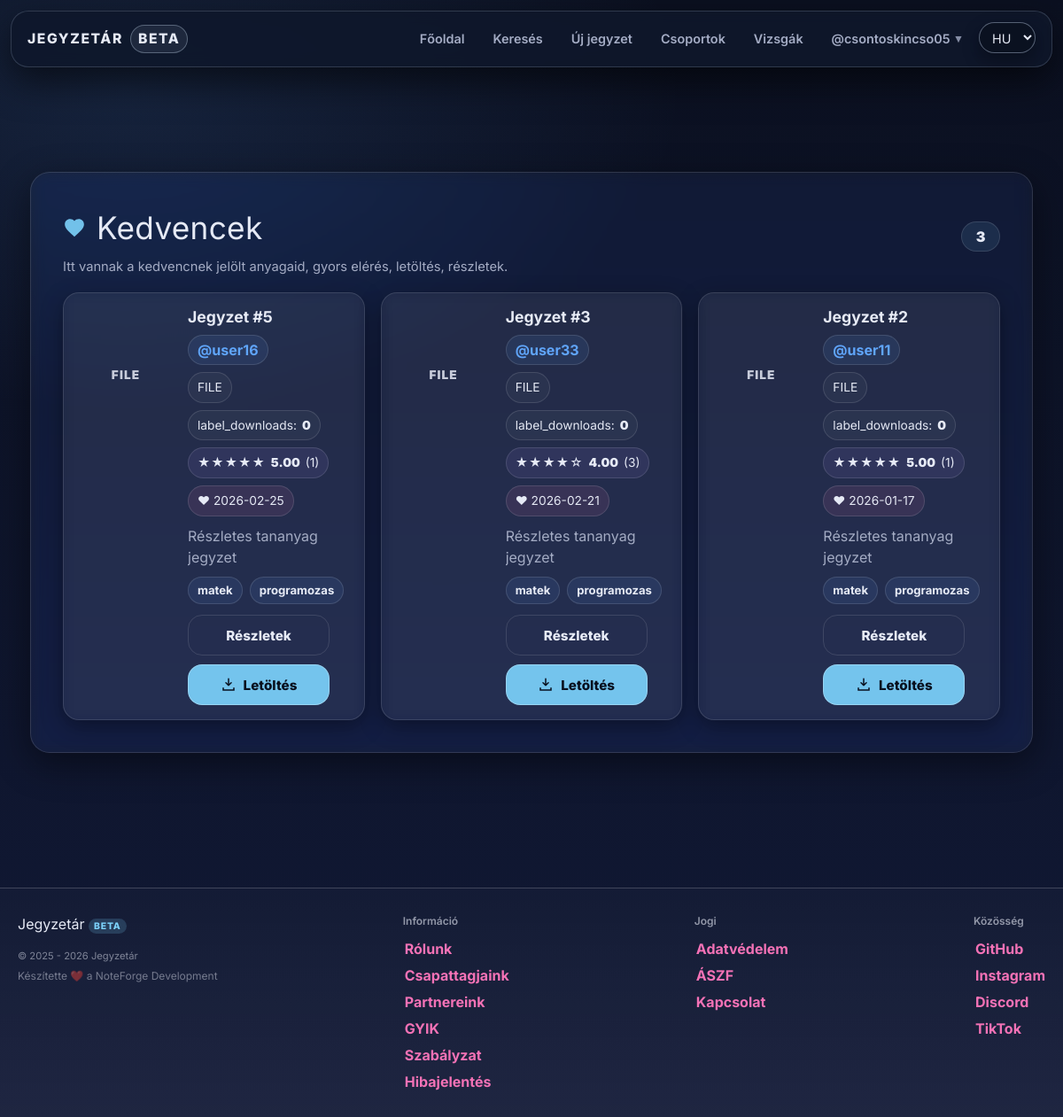
The page /favorites.php (signed in) on the database its author committed.
### tables this page shows
CREATE TABLE `users` (
  `id` int(11) NOT NULL,
  `lastname` varchar(100) DEFAULT NULL,
  `firstname` varchar(100) DEFAULT NULL,
  `username` varchar(50) NOT NULL,
  `birthdate` date DEFAULT NULL,
  `gender` varchar(10) DEFAULT NULL,
  `email` varchar(50) NOT NULL,
  `profile_picture` varchar(255) DEFAULT NULL,
  `password` varchar(255) NOT NULL,
  `security_question` varchar(255) NOT NULL,
  `security_answer` varchar(255) NOT NULL,
  `admin` tinyint(1) NOT NULL,
  `teacher` tinyint(1) DEFAULT NULL,
  `registration_date` datetime DEFAULT NULL,
  `language` varchar(5) NOT NULL DEFAULT 'hu',
  `oauth_provider` varchar(20) DEFAULT NULL,
  `oauth_sub` varchar(191) DEFAULT NULL,
  `email_verified` tinyint(1) NOT NULL DEFAULT 0,
  `bio` text DEFAULT NULL,
  `profile_theme` varchar(32) NOT NULL DEFAULT 'default',
  `twofa_enabled` tinyint(1) NOT NULL DEFAULT 0,
  `used_reg_code` varchar(64) DEFAULT NULL,
  `used_reg_code_at` datetime DEFAULT NULL,
  `show_fullname` tinyint(1) NOT NULL DEFAULT 1,
  `show_email` tinyint(1) NOT NULL DEFAULT 0,
  `show_birthdate` tinyint(1) NOT NULL DEFAULT 0
);

CREATE TABLE `files` (
  `id` int(11) NOT NULL,
  `uploaded_by` int(11) DEFAULT NULL,
  `name` varchar(255) NOT NULL,
  `file_name` varchar(255) DEFAULT NULL,
  `description` text DEFAULT NULL,
  `file_path` varchar(1024) DEFAULT NULL,
  `tags` varchar(255) NOT NULL,
  `tn_name` varchar(255) DEFAULT NULL,
  `file_size` bigint(20) UNSIGNED DEFAULT NULL,
  `download_count` int(11) NOT NULL DEFAULT 0,
  `content_text` longtext DEFAULT NULL,
  `edu_stage` enum('hs','uni') DEFAULT NULL,
  `edu_level` tinyint(4) DEFAULT NULL,
  `external_url` varchar(255) NOT NULL,
  `content_type` enum('file','note') NOT NULL DEFAULT 'file',
  `note_markdown` mediumtext DEFAULT NULL,
  `note_excerpt` varchar(255) DEFAULT NULL
);

### assets/php/lang.php (called while the page is built, shortened)
<?php
    $supported_langs = ['hu', 'en', 'de'];
    if (isset($_GET['lang']) && in_array($_GET['lang'], $supported_langs, true)) {
        $lang = $_GET['lang'];
        $_SESSION['lang'] = $lang;
        if (!headers_sent()) {
            setcookie('lang', $lang, time() + 60*60*24*30, '/');
        }
    } else {
        if (isset($_SESSION['lang']) && in_array($_SESSION['lang'], $supported_langs, true)) {
            $lang = $_SESSION['lang'];
        } elseif (isset($_COOKIE['lang']) && in_array($_COOKIE['lang'], $supported_langs, true)) {
            $lang = $_COOKIE['lang'];
        } else {
            $lang = 'hu';
        }
    }
    $translations = [];
    if ($stmt = $conn->prepare("SELECT t_key, text FROM translations WHERE lang_code = ?")) {
        $stmt->bind_param('s', $lang);
        $stmt->execute();
        $result = $stmt->get_result();
        while ($row = $result->fetch_assoc()) {
            $translations[$row['t_key']] = $row['text'];
        }
    }
    if (!function_exists('t')) {
        function t(string $key): string
        {
            global $translations;
            return $translations[$key] ?? $key;
        }
    }

### favorites.php (the view, shortened to what this page needs)
<?php
    require_once "assets/php/db.php";
    require_once "assets/php/lang.php";
    require_once "assets/php/functions.php";
    $user_id = (int)$_COOKIE['id'];
    $page_theme = 'default';
    $sql = "SELECT fav.created_at AS favorited_at, f.*, u.username AS uploader_username, IFNULL(r.avg_rating, 0) AS avg_rating, IFNULL(r.rating_count, 0) AS rating_count FROM favorites fav INNER JOIN files f ON f.id = fav.file_id LEFT JOIN users u ON u.id = f.uploaded_by LEFT JOIN ( SELECT file_id, AVG(rating) AS avg_rating, COUNT(*) AS rating_count FROM ratings GROUP BY file_id) r ON r.file_id = f.id WHERE fav.user_id = ? ORDER BY fav.created_at DESC";
    $favRes = db_query($conn, $sql, "i", [$user_id]);
    $favorites = [];
    if ($favRes) {
        while ($row = $favRes->fetch_assoc()) {
            $favorites[] = $row;
        }
    }
?>
<!DOCTYPE html>
<html lang="<?= htmlspecialchars($lang) ?>">
<head>
    <link rel="stylesheet" href="assets/css/styles.css">
    <script src="https://cdn.jsdelivr.net/npm/@tailwindcss/browser@4"></script>
</head>
<body class="theme-<?= htmlspecialchars($page_theme) ?>">
<?php include 'assets/php/navbar.php'; ?>
<div class="content-wrapper w-full">
    <div class="main w-full max-w-6xl mx-auto px-4 md:px-6 lg:px-8 py-6">
        <div class="fav-header">
            <div class="fav-titlebar">
                <div class="fav-title">
                    <svg class="fav-heart" viewBox="0 0 24 24" aria-hidden="true">
                        <path d="M12 21.35l-1.45-1.32C5.4 15.36 2 12.28 2 8.5 2 5.42 4.42 3 7.5 3c1.74 0 3.41.81 4.5 2.09C13.09 3.81 14.76 3 16.5 3 19.58 3 22 5.42 22 8.5c0 3.78-3.4 6.86-8.55 11.54L12 21.35z" fill="currentColor"/>
                    </svg>
                    <h1><?= htmlspecialchars(t('nav_favorites') ?: 'Kedvenceim') ?></h1>
                </div>
                <div class="fav-count">
                    <span class="fav-count-pill">
                        <?= (int)count($favorites) ?>
                    </span>
                </div>
            </div>
            <p class="fav-subtitle entry-meta">
                Itt vannak a kedvencnek jelölt anyagaid, gyors elérés, letöltés, részletek.
            </p>
        </div>
        <?php if (!empty($favorites)): ?>
            <div class="fav-grid">
                <?php foreach ($favorites as $f):
                    $file_id = (int)$f['id'];
                    $title = (string)($f['name'] ?? '');
                    $desc = trim((string)($f['description'] ?? ''));
                    $tags_raw = trim((string)($f['tags'] ?? ''));
                    $downloads = isset($f['download_count']) ? (int)$f['download_count'] : 0;
                    $uploader_username = (string)($f['uploader_username'] ?? 'ismeretlen');
                    $uploader_safe = htmlspecialchars($uploader_username);
                    $ext = strtolower(pathinfo((string)($f['file_name'] ?? ''), PATHINFO_EXTENSION));
                    $ext = $ext !== '' ? $ext : 'file';
                    $favorited_at = !empty($f['favorited_at']) ? (string)$f['favorited_at'] : '';
                    $avg = (float)($f['avg_rating'] ?? 0);
                    $cnt = (int)($f['rating_count'] ?? 0);
                    $thumb = '';
                    $tags = [];
                    if ($tags_raw !== '') {
                        $tags = array_values(array_filter(array_map('trim', preg_split('/[,;]+/u', $tags_raw))));
                    }
                    ?>
                    <article class="card fav-card">
                        <div class="fav-top">
                            <div class="fav-thumb">
                                <?php if ($thumb !== ''): ?>
                                    <img src="<?= htmlspecialchars($thumb) ?>" alt="" loading="lazy">
                                <?php else: ?>
                                    <div class="fav-thumb-fallback" aria-hidden="true">
                                        <?= fav_file_icon_svg($ext) ?>
                                        <span class="fav-ext"><?= htmlspecialchars(strtoupper($ext)) ?></span>
                                    </div>
                                <?php endif; ?>
                            </div>
                            <div class="fav-main">
                                <div class="fav-head">
                                    <h2 class="fav-titleline">
                                        <a class="fav-titlelink" href="note.php?id=<?= $file_id ?>">
                                            <?= htmlspecialchars($title) ?>
                                        </a>
                                    </h2>
                                    <a class="uploader-name fav-uploader" href="profile.php?user=<?= rawurlencode($uploader_username) ?>">
                                        @<?= $uploader_safe ?>
                                    </a>
                                </div>
                                <div class="fav-meta-row">
                                    <span class="fav-chip"><?= htmlspecialchars(strtoupper($ext)) ?></span>
                                    <span class="fav-chip"><?= t('label_downloads') ?>: <strong><?= $downloads ?></strong></span>
                                    <span class="fav-chip fav-chip-rating">
                                        <?= fav_star_row($avg) ?>
                                        <strong><?= number_format($avg, 2) ?></strong>
                                        <span class="fav-rating-count">(<?= $cnt ?>)</span>
                                    </span>
                                    <?php if ($favorited_at !== ''): ?>
                                        <span class="fav-chip fav-chip-favdate" title="Kedvencekhez adva">
                                            ❤ <?= htmlspecialchars(substr($favorited_at, 0, 10)) ?>
                                        </span>
                                    <?php endif; ?>
                                </div>
                                <?php if ($desc !== ''): ?>
                                    <p class="fav-desc"><?= htmlspecialchars($desc) ?></p>
                                <?php endif; ?>
                                <?php if (!empty($tags)): ?>
                                    <div class="fav-tags" aria-label="<?= htmlspecialchars(t('label_tags')) ?>">
                                        <?php foreach (array_slice($tags, 0, 8) as $tg): ?>
                                            <span class="tag-pill"><?= htmlspecialchars($tg) ?></span>
                                        <?php endforeach; ?>
                                    </div>
                                <?php endif; ?>
                                <div class="fav-actions">
                                    <a class="btn-ghost" href="note.php?id=<?= $file_id ?>"><?= t('btn_details') ?></a>
                                    <a class="btn-cta" href="assets/php/download.php?id=<?= $file_id ?>">
                                        <svg class="icon icon-download" viewBox="0 0 24 24" aria-hidden="true">
                                            <path d="M12 3v10m0 0l-4-4m4 4l4-4M4 17v3h16v-3" fill="none" stroke="currentColor" stroke-width="2" stroke-linecap="round"/>
                                        </svg>
                                        <?= t('btn_download') ?>
                                    </a>
                                </div>
                            </div>
                        </div>
                    </article>
                <?php endforeach; ?>
            </div>
        <?php endif; ?>
    </div>
</div>
<?php include 'assets/php/footer.php'; ?>
</body>
</html>

### assets/php/navbar.php (shortened to what this page needs)
<?php
	require_once "assets/php/premium.php";
    $isLoggedIn = false;
    $currentUsername = null;
    if (isset($_COOKIE['id']) && ctype_digit($_COOKIE['id'])) {
        $isLoggedIn = true;
        $userid = (int)$_COOKIE['id'];
        $stmt = $conn->prepare("SELECT * FROM users WHERE id = ? LIMIT 1");
        $stmt->bind_param("i", $userid);
        $stmt->execute();
        $res = $stmt->get_result();
        if ($res && $res->num_rows === 1) {
            $user = $res->fetch_assoc();
            $currentUsername = $user['username'];
        } else {
            setcookie("id", "", time() - 3600, "/");
            $isLoggedIn = false;
        }
    }
?>
<nav class="navbar">
    <div class="navbar-content">
        <div class="brand">
            <span>Jegyzetár</span>
            <span class="brand-badge">beta</span>
        </div>
        <ul class="nav-links">
            <li><a href="index.php"><?= t('nav_home') ?></a></li>
            <li><a href="search.php"><?= t('nav_search') ?></a></li>
            <li><a href="upload.php"><?= t('nav_upload') ?></a></li>
            <li><a href="groups.php"><?= t('nav_groups') ?></a></li>
            <li><a href="exams.php"><?= t('nav_exams') ?></a></li>
            <?php if ($isLoggedIn && $currentUsername): ?>
                <li class="nav-item-has-dropdown">
                    <a href="#" class="nav-account-link">
                        <?= $isLoggedIn && $currentUsername ? '@'.htmlspecialchars($currentUsername) : t('nav_login') ?>
                        <span class="nav-account-chevron">▾</span>
                    </a>
                </li>
            <?php else: ?>
                <li><a href="reglog.php?mode=login"><?= t('nav_login') ?></a></li>
            <?php endif; ?>
            <li class="nav-lang-item">
                <form method="get">
                    <select name="lang" onchange="this.form.submit()" class="select">
                        <option value="hu" <?= $lang === 'hu' ? 'selected' : '' ?>>HU</option>
                    </select>
                </form>
            </li>
        </ul>
    </div>
</nav>

### assets/php/functions.php (shortened to what this page needs)
<?php
    if (!function_exists('db_stmt')) {
        function db_stmt(mysqli $conn, string $sql, string $types = '', array $params = []): mysqli_stmt {
            $stmt = $conn->prepare($sql);
            if ($types !== '' && $params) {
                if (!$stmt->bind_param($types, ...$params)) {
                    db_log_error($conn, 'Paraméterek bind-elése sikertelen', $sql, $params);
                    throw new RuntimeException('Paraméterek bind-elése sikertelen: ' . $stmt->error);
                }
            }
            if (!$stmt->execute()) {
                db_log_error($conn, 'Végrehajtási hiba (execute)', $sql, $params);
                throw new RuntimeException('Végrehajtási hiba (execute): ' . $stmt->error);
            }
            return $stmt;
        }
    }
    if (!function_exists('db_query')) {
        function db_query(mysqli $conn, string $sql, string $types = '', array $params = []): mysqli_result
        {
            $stmt = db_stmt($conn, $sql, $types, $params);
            $result = $stmt->get_result();
            return $result;
        }
    }
    if (!function_exists('fav_star_row')) {
        function fav_star_row(float $avg): string {
            $avg = max(0.0, min(5.0, $avg));
            $full = (int)floor($avg + 1e-9);
            $half = ($avg - $full) >= 0.5 ? 1 : 0;
            $empty = 5 - $full - $half;
            $out = '<span class="fav-stars" aria-label="Értékelés">';
            for ($i=0; $i<$full; $i++) $out .= '★';
            for ($i=0; $i<$empty; $i++) $out .= '☆';
            $out .= '</span>';
            return $out;
        }
    }
    if (!function_exists('fav_file_icon_svg')) {
        function fav_file_icon_svg(string $ext): string {
            $ext = strtolower(trim($ext));
        $path = $icons[$ext] ?? $icons['file'];
        return '<svg class="fav-file-ic" viewBox="0 0 24 24" aria-hidden="true">'
            . $path
            . '</svg>';
        }
    }

### rows shown on the page
users: username "csontoskincso05"
files: file_name "FILE", name "Jegyzet #5", users.username "user16", download_count "0", avg "★★★★★", avg "5.00", cnt "1", favorited_at "2026-02-25", description "Részletes tananyag jegyzet", tags "matek", tags "programozas"
files: file_name "FILE", name "Jegyzet #3", users.username "user33", download_count "0", avg "★★★★☆", avg "4.00", cnt "3", favorited_at "2026-02-21", description "Részletes tananyag jegyzet", tags "matek", tags "programozas"
files: file_name "FILE", name "Jegyzet #2", users.username "user11", download_count "0", avg "★★★★★", avg "5.00", cnt "1", favorited_at "2026-01-17", description "Részletes tananyag jegyzet", tags "matek", tags "programozas"

### other values the page prints
t('nav_home') "Főoldal"
t('nav_search') "Keresés"
t('nav_upload') "Új jegyzet"
t('nav_groups') "Csoportok"
t('nav_exams') "Vizsgák"
t('nav_favorites') ?: 'Kedvenceim' "Kedvencek"
count($favorites) "3"
t('footer_built_with') "Készítette ❤️ a NoteForge Development"
t('footer_group_info') "Információ"
t('footer_link_about') "Rólunk"
t('footer_link_team') "Csapattagjaink"
t('footer_link_partners') "Partnereink"
t('footer_link_faq') "GYIK"
t('footer_link_rules') "Szabályzat"
t('footer_link_report') "Hibajelentés"
